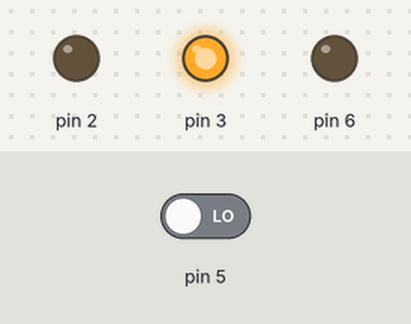
Bench run of a sketch on a simulated Arduino Uno, built with avr-gcc and run on an emulated ATmega328P. On the bench: output pins drawn as LEDs (lit = HIGH). The inputs (shaded band) are chosen by the test bench; at power-on: pin 5 LOW. Storage starts empty; the audio player accepts every command and is not drawn; what the sketch prints to the serial monitor is not drawn.

Above: at 8.2 s.
8.3 s: pin 5 driven HIGH
At 9.5 s:
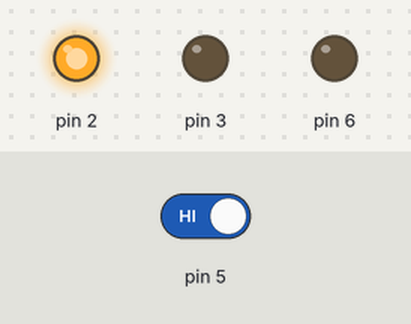
At 12.1 s:
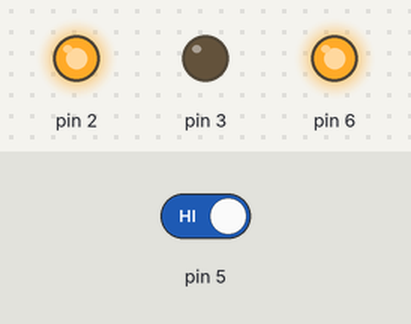
14.3 s: pin 5 driven LOW
At 14.7 s:
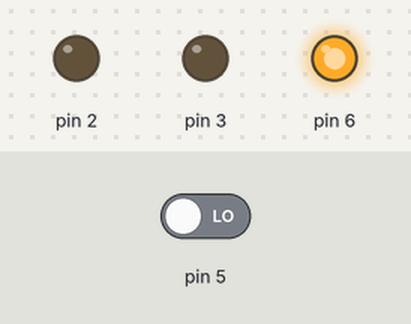
Timing chart, 0 to 17.3 s (numbered marks = the images above; inputs shaded):
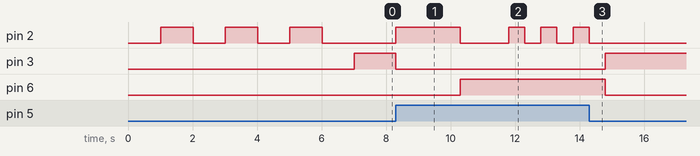

Measured:
- after the input at 8.3 s, pin 2: goes HIGH 2.0 s, LOW 1.5 s, HIGH 0.50 s, LOW 0.50 s, HIGH 0.50 s, LOW 0.50 s, then HIGH, starting at once; pin 3: HIGH → LOW at once; pin 6: LOW → HIGH after 2.0 s
- after the input at 14.3 s, pin 2: goes on until 14.3 s, then stays LOW; pin 3: LOW → HIGH after 0.50 s; pin 6: goes on until 14.8 s, then stays LOW

The sketch:

Reanimator200.ino
```cpp
#define yellow0 digitalWrite(2, LOW)
#define green0 digitalWrite(3, LOW)
#define red0 digitalWrite(6, LOW)
#define yellow1 digitalWrite(2, HIGH)
#define green1 digitalWrite(3, HIGH)
#define red1 digitalWrite(6, HIGH)
#define button digitalRead(5)

//#include <SPI.h>
#include <SD.h>
#include <TMRpcm.h>

const int chipSelect = 4;

TMRpcm music;

void start (void){
  delay(1000);
  yellow1;
  delay(1000);
  yellow0;
  delay(1000);
  yellow1;
  delay(1000);
  yellow0;
  delay(1000);
  yellow1;
  delay(1000);
  yellow0;
  delay(1000);
  green1;
}

void reload (void){
  music.play("sounds/3.wav");
  delay(500);
  yellow1;
  delay(500);
  yellow0;
  delay(500);
  yellow1;
  delay(500);
  yellow0;
  delay(500);
  yellow1;
  delay(500);
  yellow0;
  delay(500);
  green1;
  music.disable();
}

void engage (void){
  if (button == HIGH){
    green0;
    red0;
    //звук зарядки
    music.play("sounds/1.wav");
    yellow1;
    red0;
    delay(2000); //время звука зарядки
    // звук импульса
    music.play("sounds/2.wav");
    yellow0;
    red1;
    delay(1000); //время звука импульса
    reload();
  }
  else if (button == LOW){
    yellow0;
    red0;
    green1;
  }
}

void setup() {
  Serial.begin(9600);
  Serial.println("Initializing SD card...");
  if (!SD.begin(chipSelect))
  {
    Serial.println("initialization failed!");
    while (1);
  }
  Serial.println("initialization done.");
  music.speakerPin = 9;
  music.setVolume(5);
  music.quality(1);
  pinMode(2, OUTPUT);
  pinMode(3, OUTPUT);
  pinMode(6, OUTPUT);
  pinMode(5, INPUT);
  yellow0;
  green0;
  red0;
  music.disable();
  start();
}

void loop() {
  engage();
}
```
